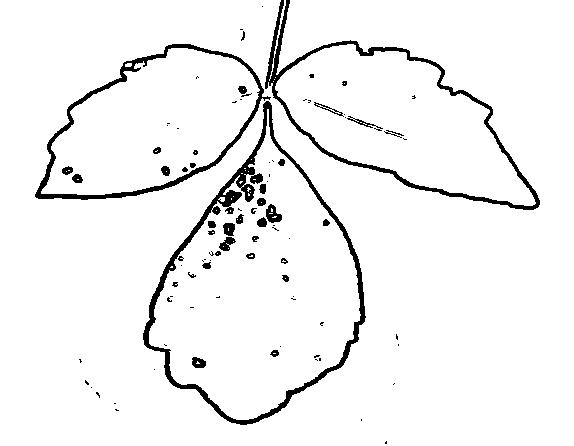
%> input picture POISON_IVY/IMG_3127.jpg, 574 x 446 px
$ octave HW_04_Harshil_Patel.m   (GNU Octave 9; MATLAB toolbox functions it lacks are replaced by stand-ins)
%> lines starting %> are read from the running program, lines starting %| are printed output that depends on the picture
image = im2double(imread("IMAGES/IMG_3127.JPG"));
%> image: size 446x574 double; min 0, max 1, mean 0.949
% Resizing Image
image_resize = imresize(image, 0.25);
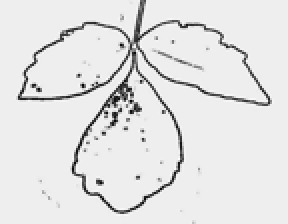
%> image_resize: size 112x144 double (shown 2 times larger); min -0.0639, max 1.08, mean 0.949; drawn with min black and max white
figure
imshow(image_resize);

weight = 1/2500;
clusters = 15;
dimensions = size(image_resize);
%> dimensions = [112 144]
[xs, ys] = meshgrid(1:dimensions(2), 1:dimensions(1));

% Smoothig filter:
my_filter = fspecial('gaussian', [10 10], 0.75);
smooth_image = imfilter( image_resize, my_filter, 'same', 'repl');
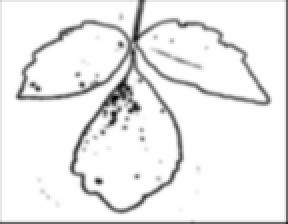
%> smooth_image: size 112x144 double (shown 2 times larger); min 0.131, max 1, mean 0.939; drawn with min black and max white
% [4 lines of commented-out code are left out]


figure,imshow(smooth_image);
% imwrite(smooth_image, "leaf.png");


% Getting each channels of smoothed image
red = smooth_image(:, :, 1);
%> (the run ends here)

$ run again, with POISON_IVY/IMG_3108.jpg copied over POISON_IVY/IMG_3127.jpg
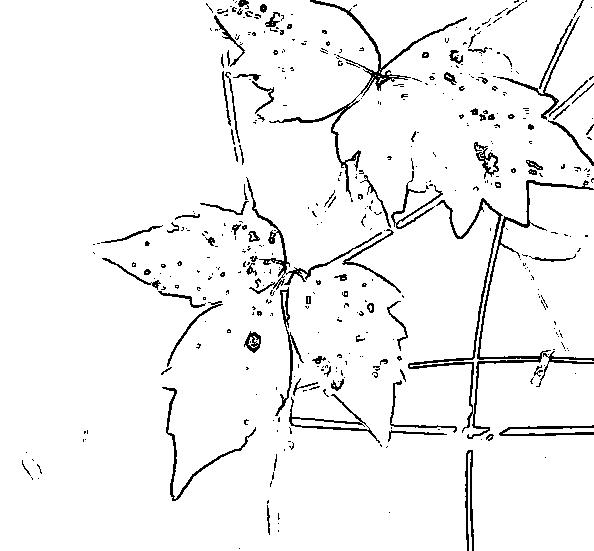
%> input picture POISON_IVY/IMG_3108.jpg, 594 x 551 px
%> `image_resize = imresize(image, 0.25);`:
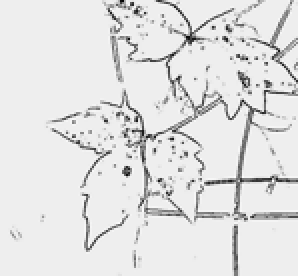
%> image_resize: size 138x149 double (shown 2 times larger); min 0.0496, max 1.07, mean 0.948; drawn with min black and max white
%> `smooth_image = imfilter( image_resize, my_filter, 'same', 'repl');`:
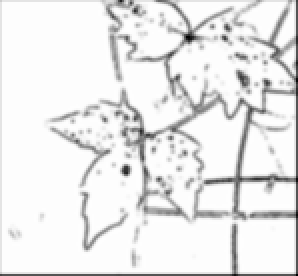
%> smooth_image: size 138x149 double (shown 2 times larger); min 0.25, max 1, mean 0.939; drawn with min black and max white

$ run again, with POISON_IVY/IMG_3117.jpg copied over POISON_IVY/IMG_3127.jpg
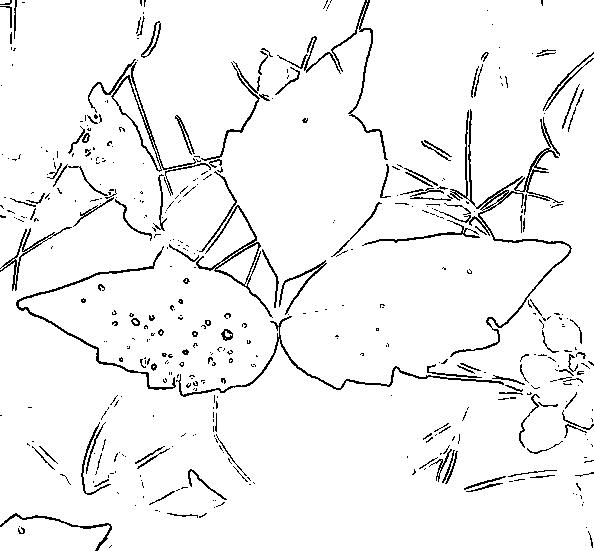
%> input picture POISON_IVY/IMG_3117.jpg, 594 x 551 px
%> `image_resize = imresize(image, 0.25);`:
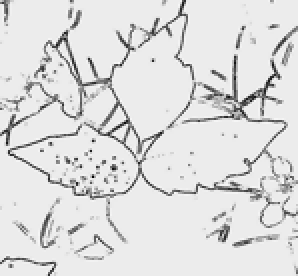
%> image_resize: size 138x149 double (shown 2 times larger); min 0.185, max 1.06, mean 0.947; drawn with min black and max white
%> `smooth_image = imfilter( image_resize, my_filter, 'same', 'repl');`:
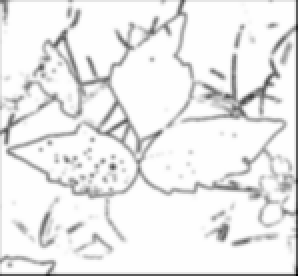
%> smooth_image: size 138x149 double (shown 2 times larger); min 0.219, max 1, mean 0.939; drawn with min black and max white

$ run again, with POISON_IVY/IMG_3134.jpg copied over POISON_IVY/IMG_3127.jpg
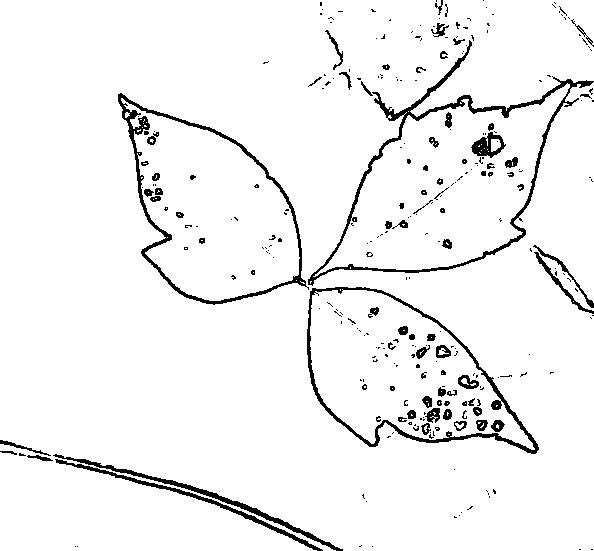
%> input picture POISON_IVY/IMG_3134.jpg, 594 x 551 px
%> `image_resize = imresize(image, 0.25);`:
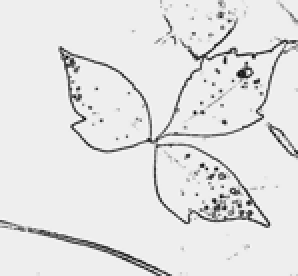
%> image_resize: size 138x149 double (shown 2 times larger); min -0.0766, max 1.07, mean 0.949; drawn with min black and max white
%> `smooth_image = imfilter( image_resize, my_filter, 'same', 'repl');`:
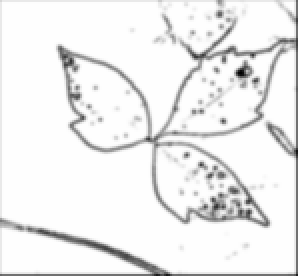
%> smooth_image: size 138x149 double (shown 2 times larger); min 0.0966, max 1, mean 0.94; drawn with min black and max white
